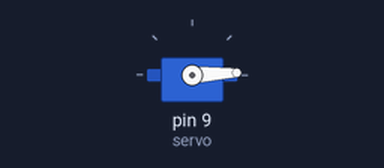
Bench run of a sketch on a simulated Arduino Uno, built with avr-gcc and run on an emulated ATmega328P. Shown: servo.

Above: at 0.05 s.
At 0.9 s:
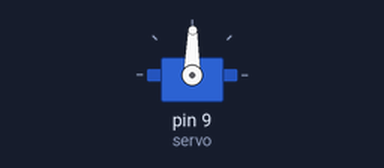
At 1.75 s:
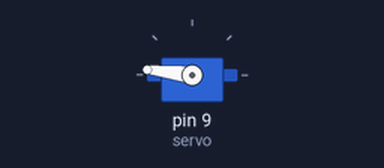
At 3.45 s:
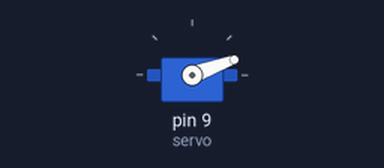
Timing chart, 0 to 8.4 s (numbered marks = the images above):
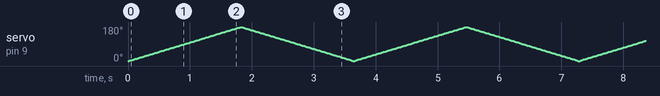

The sketch:

servo_moter.ino
```cpp
#include <Servo.h>

Servo servo;

void setup() {
  // put your setup code here, to run once:
  servo.attach(9);
}

void loop() {
  // put your main code here, to run repeatedly:
  for(int i = 0; i<=180; i++) {
    servo.write(i);
    delay(10);
  }

  for(int i = 180; i>0; i--) {
    servo.write(i);
    delay(10);
  }

}
```
